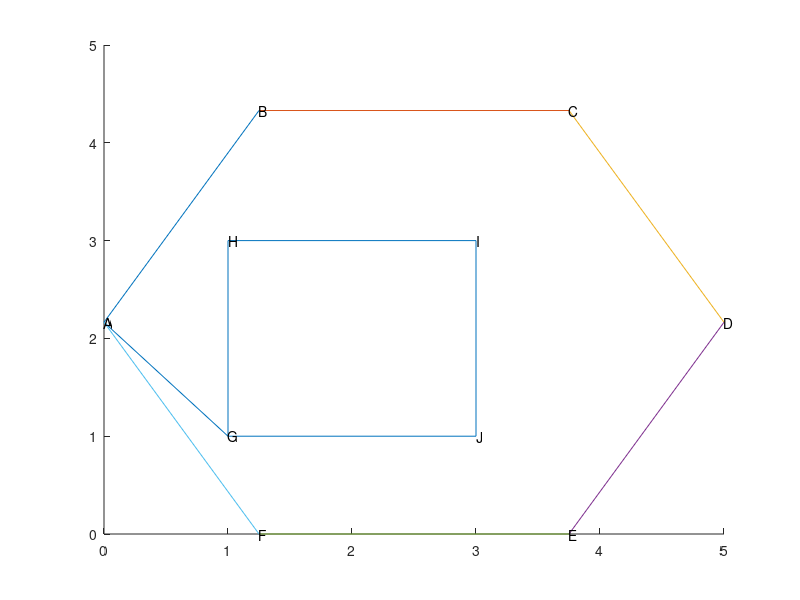

The MATLAB source for this figure: (Note: this script raises an error after producing the figure.)
clc
clear
sim_mark='r*';

%% hexagon
a = 5;
A_1 = 30*pi/180;
A_2 = 60*pi/180;
A_3 = 90*pi/180;
A_4 = 120*pi/180;
A_5 = 150*pi/180;
b = a/2;
c = a*sqrt(3)/2;

A = [0 b*sqrt(3)/2]; B = [b/2 c]; C = [b*3/2 c]; 
D = [a b*sqrt(3)/2]; E = [b*3/2 0]; F = [b/2 0];
xv = [A(1) B(1) C(1) D(1) E(1) F(1)];
yv = [A(2) B(2) C(2) D(2) E(2) F(2)];
%%
a = 4;
b = 2;
% A = [0 0]; B = [0 a]; C = [a a]; D = [a 0];
G = [(a-b)/2 (a-b)/2]; H = [(a-b)/2 b+(a-b)/2]; I = [b+(a-b)/2 b+(a-b)/2]; J = [b+(a-b)/2 (a-b)/2];
xv1 = [G(1) H(1) I(1) J(1)];
yv1 = [G(2) H(2) I(2) J(2)];
line([xv1 G(1)],[yv1 G(2)]);
line([A(1) G(1)],[A(2) G(2)]);
% xv2 = [A(1) B(1) C(1) D(1) E(1) F(1) A(1) G(1) J(1) I(1) H(1) G(1)];
% yv2 = [A(2) B(2) C(2) D(2) E(2) F(2) A(2) G(2) J(2) I(2) H(2) G(2)];

xv2 = [A(1) F(1) E(1) D(1) C(1) B(1) A(1) G(1) H(1) I(1) J(1) G(1)];
yv2 = [A(2) F(2) E(2) D(2) C(2) B(2) A(2) G(2) H(2) I(2) J(2) G(2)];

figure(1);
hold on;
n = length(xv);
for i = 1 : n
    j = i;
    if i == n
        k = 1;
    else
        k = i+1;
    end
    plot([xv(j) xv(k)],[yv(j) yv(k)]);
%     plot([A(1) B(1)],[A(2) B(2)]);
end
text(A(1),A(2),'A');
text(B(1),B(2),'B');
text(C(1),C(2),'C');
text(D(1),D(2),'D');
text(E(1),E(2),'E');
text(F(1),F(2),'F');
text(G(1),G(2),'G');
text(H(1),H(2),'H');
text(I(1),I(2),'I');
text(J(1),J(2),'J');
figure(2);
%%
height = 3;

% d1,d2 - d2/d1 (d1!=0) (or d1/d2, d2!=0) reflects the ratio of the node density
%       in the ring (inner) area to the node density in the inner (ring) area
d2 = 5;
d1 = 1;
s = shoelace(xv,yv);
s1 = shoelace(xv1,yv1);
s2 = s-s1;
shoelace(xv2,yv2);
%%%%%%%%%%%%%%%%%%%%%%%%%%%%%%%%%%%%%%%%%%%%%%%%%%%%%%%%%%%%%%%%%%%%%%%%%%%
% A is set to R
R = A;

% Get the Ref2Rand CDF associated with the inner area with the same density
[ ~, cdf_array1 ] = cdf_Polygon_R2rand( R,xv1,yv1,height);%approach
%Get the Ref2Rand CDF associated with the ring area with the same density
[ ~, cdf_array2 ] = cdf_Polygon_R2rand( R,xv2,yv2,height);

%Get the Ref2Rand CDF (just the x array) associated with the whole area with the same density
[ r_array, ~ ] = cdf_Polygon_R2rand( R,xv,yv,height);%approach

cdf_array_nonuniform = zeros(1,length(r_array));
for i = 1 : length(r_array)
    if i > length(cdf_array1)
        d_F1 = 1;
    else
        d_F1 = cdf_array1(i);
    end
    if i > length(cdf_array2)
        d_F2 = 1;
    else
        d_F2 = cdf_array2(i);
    end
    cdf_array_nonuniform(i) = (s1*d1/(s1*d1+s2*d2))*d_F1 + (s2*d2/(s1*d1+s2*d2))*d_F2;
end
plot(r_array,cdf_array_nonuniform,'r-');
hold on;
[d_array2,r2d_cdf2,sim_d1,sim_d2] = sim_polygon_R2rand(R,xv,yv,xv1,yv1,d1,d2,height); %simulation
R_A=plot(d_array2,r2d_cdf2,'r*');
%%%%%%%%%%%%%%%%%%%%%%%%%%%%%%%%%%%%%%%%%%%%%%%%%%%%%%%%%%%%%%%%%%%%%%%%%%%

% R is an interior point
R = [0.5 0.4];
[ r_array1, cdf_array1 ] = cdf_Polygon_R2rand( R,xv1,yv1,height);%approach
% RB = c; RC = b; BC = a;
% [ r_array, cdf_array ] = cdf_triangle_vertex2rand( RB,RC,BC );
[ r_array2, cdf_array2 ] = cdf_Polygon_R2rand( R,xv2,yv2,height);
% plot(r_array,cdf_array);
[ r_array, ~ ] = cdf_Polygon_R2rand( R,xv,yv,height);%approach

cdf_array_nonuniform = zeros(1,length(r_array));
for i = 1 : length(r_array)
    if i > length(cdf_array1)
        d_F1 = 1;
    else
        d_F1 = cdf_array1(i);
    end
    if i > length(cdf_array2)
        d_F2 = 1;
    else
        d_F2 = cdf_array2(i);
    end
    cdf_array_nonuniform(i) = (s1*d1/(s1*d1+s2*d2))*d_F1 + (s2*d2/(s1*d1+s2*d2))*d_F2;
end
plot(r_array,cdf_array_nonuniform,'b-');
[d_array2,r2d_cdf2,sim_d1,sim_d2] = sim_polygon_R2rand(R,xv,yv,xv1,yv1,d1,d2,height); %simulation
R_I=plot(d_array2,r2d_cdf2,'b*');
%%%%%%%%%%%%%%%%%%%%%%%%%%%%%%%%%%%%%%%%%%%%%%%%%%%%%%%%%%%%%%%%%%%%%%%%%%%
% R is an exterior point
R = [0 0];
[ r_array1, cdf_array1 ] = cdf_Polygon_R2rand( R,xv1,yv1,height);%approach
% RB = c; RC = b; BC = a;
% [ r_array, cdf_array ] = cdf_triangle_vertex2rand( RB,RC,BC );
[ r_array2, cdf_array2 ] = cdf_Polygon_R2rand( R,xv2,yv2,height);
% plot(r_array,cdf_array);
[ r_array, ~ ] = cdf_Polygon_R2rand( R,xv,yv,height);%approach

cdf_array_nonuniform = zeros(1,length(r_array));
for i = 1 : length(r_array)
    if i > length(cdf_array1)
        d_F1 = 1;
    else
        d_F1 = cdf_array1(i);
    end
    if i > length(cdf_array2)
        d_F2 = 1;
    else
        d_F2 = cdf_array2(i);
    end
    cdf_array_nonuniform(i) = (s1*d1/(s1*d1+s2*d2))*d_F1 + (s2*d2/(s1*d1+s2*d2))*d_F2;
end
plot(r_array,cdf_array_nonuniform,'k-');
[d_array2,r2d_cdf2,sim_d1,sim_d2] = sim_polygon_R2rand(R,xv,yv,xv1,yv1,d1,d2,height); %simulation
R_E=plot(d_array2,r2d_cdf2,'k*');
%%%%%%%%%%%%%%%%%%%%%%%%%%%%%%%%%%%%%%%%%%%%%%%%%%%%%%%%%%%%%%%%%%%%%%%%%%%

%==========================================
box on;
% axis([0 1.0 0 1.0]);
xlabel('Distance','fontsize',16);
ylabel('CDF','fontsize',16);

% AX = legend([lkm_based existing sim_based],'LKM-based','Existing Result','Simulation',4);
AX = legend([R_A  R_I R_E],'R is a vertex','R is (0.5,0.4)(interior)','R is (0,0)(exterior)',1);
LEG = findobj(AX,'type','text');
set(LEG,'FontSize',16);
grid on;